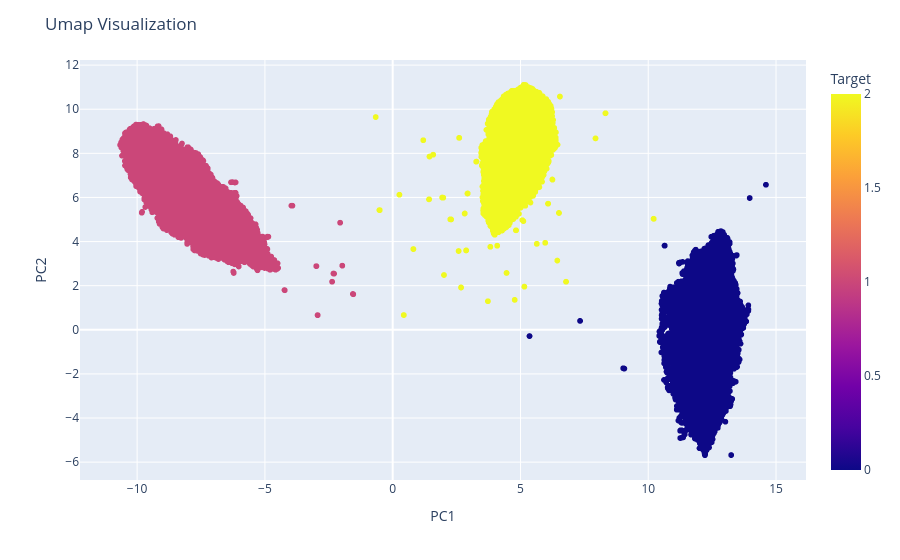

This figure's notebook cell:
### Code cell
import plotly.express as px
import pandas as pd

# Create a Pandas DataFrame for Plotly
knn_df = pd.DataFrame(data=data_umap, columns=['x', 'y'])
knn_df['Target'] = pd.Series(cluster_labels)  # Add your target variable (e.g., class labels)
knn_df['Path'] = path_list

# Create a scatter plot with Plotly
fig = px.scatter(knn_df, x='x', y='y', color='Target')
fig.update_layout(title='Umap Visualization',
                 xaxis_title='PC1',
                 yaxis_title='PC2')

### Figure 1 — Plotly figure (JSON) as saved in the notebook; plotly's stock layout.template omitted (floating-point values rounded to 4 significant figures; data arrays with more than 128 entries replaced by an {"elided": "..."} marker saying what was removed)
{"data": [{"hovertemplate": "x=%{x}<br>y=%{y}<br>Target=%{marker.color}<extra></extra>", "legendgroup": "", "marker": {"color": {"elided": "84716 int values"}, "coloraxis": "coloraxis", "symbol": "circle"}, "mode": "markers", "name": "", "showlegend": false, "type": "scattergl", "x": {"elided": "84716 float values"}, "xaxis": "x", "y": {"elided": "84716 float values"}, "yaxis": "y"}], "layout": {"coloraxis": {"colorbar": {"title": {"text": "Target"}}, "colorscale": [[0, "#0d0887"], [0.1111, "#46039f"], [0.2222, "#7201a8"], [0.3333, "#9c179e"], [0.4444, "#bd3786"], [0.5556, "#d8576b"], [0.6667, "#ed7953"], [0.7778, "#fb9f3a"], [0.8889, "#fdca26"], [1, "#f0f921"]]}, "legend": {"tracegroupgap": 0}, "margin": {"t": 60}, "title": {"text": "Umap Visualization"}, "xaxis": {"anchor": "y", "domain": [0, 1], "title": {"text": "PC1"}}, "yaxis": {"anchor": "x", "domain": [0, 1], "title": {"text": "PC2"}}}}
